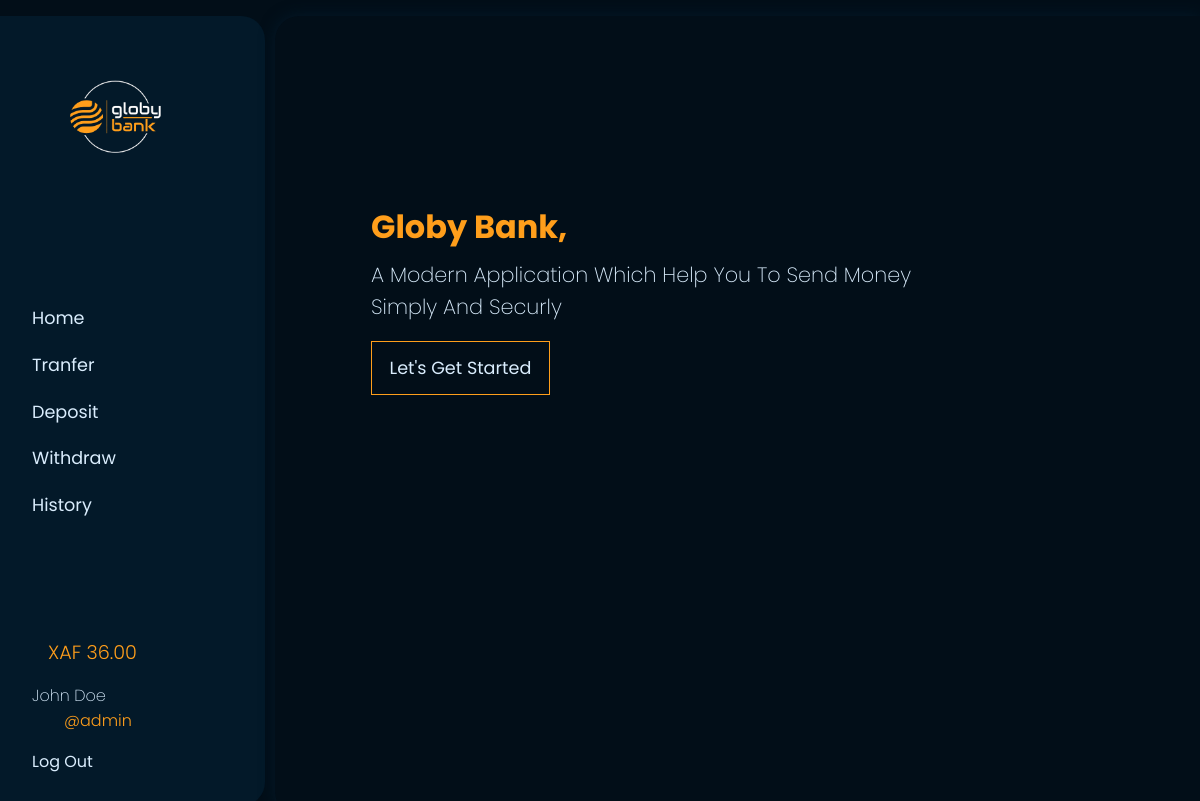
The app's page / (signed in) with its own data.
### authentication/models.py (models this page shows, shortened)
class Account(AbstractBaseUser):
    username = models.CharField(verbose_name=_(
        'username'), max_length=100, unique=True)
    first_name = models.CharField(verbose_name=_('first_name'), max_length=100)
    last_name = models.CharField(verbose_name=_('last_name'), max_length=100)
    country = CountryField(blank=True, blank_label='(select country)')
    balance = models.DecimalField(verbose_name=_(
        'balance'), default=0, max_digits=15, decimal_places=2)
    code_pin = models.CharField(max_length=4, default='0000')
    date_joined = models.DateTimeField(
        verbose_name=("date_joined"), auto_now_add=True)
    last_login = models.DateTimeField(verbose_name=_(
        'last login'), blank=True, null=True, auto_now=True)
    is_admin = models.BooleanField(default=False)
    is_active = models.BooleanField(default=True)
    is_staff = models.BooleanField(default=False)
    is_superuser = models.BooleanField(default=False)
    USERNAME_FIELD = 'username'
    REQUIRED_FIELDS = ['first_name', 'last_name', 'country']
    objects = MyAccountManager()
    @property
    def get_fullname(self):
        return self.first_name + ' ' + self.last_name

### transaction/views.py (the view)
# urls.py: path('', welcome_view, name='welcome'),
def welcome_view(request):
    context = {}
    return render(request, 'auth/index.html', context)

### templates/auth/index.html
{% extends 'base.html' %}
{% block content %}
<div class="main-content">
    <div class="hero">
        <div>
            <h1>Globy Bank,</h1> <p>A Modern Application Which Help You To Send Money <br> Simply And Securly</p>
        </div>
        <p><a href="{% url 'register' %}">Let's Get Started</a></p>
    </div>
</div>
{% endblock content %}

### templates/components/sidebar.html (shortened to what this page needs)
{% load static %}
<div class="side-bar container">
    <img src="{% static 'images/logo.png' %}" alt="logo">
    <nav>
        <ul class="nav-links">
            <li><a href="{% url 'home' %}" class="home"> Home</a></li>
            <li><a href="{% url 'transfer' %}" class="transact"> Tranfer</a></li>
            <li><a href="{% url 'withdraw_recharge' action='recharge' %}">
                <span>Deposit</span>
            </a></li>
            <li><a href="{% url 'withdraw_recharge' action='withdraw' %}">
                <span>Withdraw</span>
            </a></li>
            <li><a href="{% url 'history' %}" class="history"> History</a></li>
        </ul>
    </nav>
    <div>
        {% if request.user.is_authenticated %}
        <div class="side_bar_balance"><p><span>XAF {{request.user.balance}}</span></p></div>
        <div>
            <p>  {{request.user.get_fullname}}</p>
            <span>@{{request.user.username}}</span>
        </div>
        {% endif %}
        {% if request.user.is_authenticated %}
        <a href="{% url 'logout' %}">  Log Out</a>
        {% else %}
        <a href="{% url 'register' %}"><i class="uil uil-user-plus"></i> Register</a>
        <a href="{% url 'login' %}"><i class="uil uil-signin"></i>  Log In</a>
        {% endif %}
    </div>
</div>

### static/css/style.css (style rules this page uses)
:root { scroll-behavior: smooth; --primary-color:rgb(2, 14, 24); --secondary-color:rgb(3, 25, 41); --glass:rgba(2, 25, 41, 0.856); --glass:rgba(10, 52, 83, 0.082); --success:rgb(9, 143, 80); --error:rgb(248, 71, 71); --gray-color:#303942; --accent-color:#FF9E1B; --white:rgb(218, 237, 253); --white-bg:#cbd0d6; --border-radius:1.5rem; }
*,*::before,*::after { margin: 0; padding: 0; box-sizing: border-box; }
body { font-family: 'Poppins', sans-serif; background: var(--primary-color); padding: 1rem 0; }
::placeholder { font-style: italic; }
a { color: var(--white); text-decoration: none; }
li { list-style: none; }
.container { display: flex; }
.side-bar { width: 100%; height: 100%; flex-direction: column; justify-content: space-between; }
nav li a,nav + div > a { font-size: 1.1rem; transition: color .7s ease; font-weight: 400; }
nav + div > a { font-weight: 400; font-size: 1rem; }
nav ul { display: flex; flex-direction: column; row-gap: 1.3rem; }
nav + div > div { display: flex; flex-direction: column; justify-content: center; color: var(--white); font-weight: 200; }
nav + div { display: flex; flex-direction: column; row-gap: 1rem; }
nav + div > div span { font-weight: 300; margin-left: 2rem; color: var(--accent-color); }
nav + div > div.side_bar_balance span { margin-left: 1rem; font-size: 1.2rem; }
.main-content h1 { font-weight: 700; font-size: 2rem; padding-left: 0.85rem; }
.hero { padding-left: 4rem; display: flex; flex-direction: column; min-height: 60vh; justify-content: center; align-items: flex-start; row-gap: 2rem; }
.hero h1 { color: var(--accent-color); }
.hero a { border: var(--accent-color) 1px solid; padding: .9rem 1.1rem; font-size: 1.1rem; transition: background .7s ease; }
.hero div { display: flex; flex-direction: column; justify-content: center; align-items: flex-start; line-height: 4rem; }
.hero h1 + p { font-size: 1.3rem; line-height: 2rem!important; font-weight: 200; }
.main-content .hero h1 { padding: 0; }

### records on screen
Account: user.balance "36.00", user.get_fullname "John Doe", user.username "admin"
